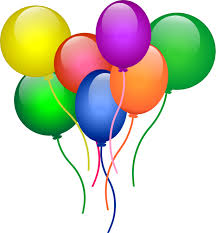
#> input picture p2/data/demosaic/balloon.jpeg, 216 x 233 px
$ python evalDemosaicing.py
#> lines starting #> are read from the running program, lines starting #| are printed output that depends on the picture
### p3/code/utils.py
import numpy as np
import os
import errno
import matplotlib.pyplot as plt

def imread(path):
    img = plt.imread(path).astype(float)

    #Remove alpha channel if it exists
    if img.ndim > 2 and img.shape[2] == 4:
        img = img[:, :, 0:3]
    #Puts images values in range [0,1]
    if img.max() > 1.0:
        img /= 255.0

    return img


def mkdir(dirpath):
    if not os.path.exists(dirpath):
        try:
            os.makedirs(dirpath)
        except OSError as e:
            if e.errno != errno.EEXIST:
                raise
    else:
        print "Directory {} already exists.".format(dirpath)


#Thanks to ali_m from https://stackoverflow.com/questions/17190649
# [14 lines left out: function gaussian, not called in this run]

### p2/code/mosaicImage.py
# This code is part of:
#
#   CMPSCI 670: Computer Vision, Spring 2018
#   University of Massachusetts, Amherst
#   Instructor: Subhransu Maji

import numpy as np

def mosaicImage(img):
    ''' Computes the mosaic of an image.

    mosaicImage computes the response of the image under a Bayer filter.

    Args:
        img: NxMx3 numpy array (image).

    Returns:
        NxM image where R, G, B channels are sampled according to RGRG in the
        top left.
    '''

    image_height, image_width, num_channels = img.shape
    assert(num_channels == 3) #Checks if it is a color image

    #Green channel. It will be overwritten by the red and blue.
    mos_img = img[:, :, 1]
    #Red channel (odds rows and columns)
    mos_img[0:image_height:2, 0:image_width:2] = img[0:image_height:2, 0:image_width:2, 0]
    #Blue channel (even rows and columns)
    mos_img[1:image_height:2, 1:image_width:2] = img[1:image_height:2, 1:image_width:2, 2]

    return mos_img

### p2/code/demosaicImage.py
# This code is part of:
#
#   CMPSCI 670: Computer Vision, Fall 2018
#   University of Massachusetts, Amherst
#   Instructor: Subhransu Maji
#
#   Homework 1

import numpy as np

def demosaicImage(image, method='nn'):
    ''' Demosaics image.

    Args:
        img: np.array of size NxM.
        method: demosaicing method (baseline or nn).

    Returns:
        Color image of size NxMx3 computed using method.
    '''
    # print(image.shape, (image[0]))

    if method.lower() == "baseline":
        return demosaicBaseline(image.copy())
    elif method.lower() == 'nn':
        return demosaicNN(image.copy()) # Implement this
    elif method.lower() == 'linear':
        return demosaicLinear(image.copy()) # Implement this
    elif method.lower() == 'adagrad':
        return demosaicAdagrad(image.copy()) # Implement this
    else:
        raise ValueError("method {} unkown.".format(method))


# [36 lines left out: function demosaicBaseline, not called in this run]


def demosaicNN(img):
    '''Nearest neighbor demosaicing.

    Args:
        img: np.array of size NxM.
    '''

    final_img = np.zeros((img.shape[0], img.shape[1], 3), dtype = float)
    # print(final_img.shape)
    # img = np.expand_dims(img, axis=2)
    print(img.shape)

    for i in range(img.shape[0]):
        for j in range(img.shape[1]):
            if(i%2 == 0 and j%2==0):
                try:
                    final_img[i,j,1] = float((img[i,j+1] +img[i+1, j])/2)
                    final_img[i, j, 0] = img[i+1, j + 1]
                    final_img[i,j,2] = img[i,j]
                except:
                    final_img[i, j, 1] = float((img[i, j - 1] + img[i - 1, j]) / 2)
                    final_img[i, j, 0] = float((img[i - 1, j - 1]))
                    final_img[i, j, 2] = img[i, j]

            elif (i % 2 == 1 and j % 2 == 1):
                try:
                    final_img[i, j, 1] = float((img[i, j + 1] + img[i + 1, j]) / 2)
                    final_img[i, j, 2] = img[i + 1, j + 1]
                    final_img[i, j, 0] = img[i, j]
                except:
                    final_img[i, j, 1] = float((img[i, j - 1] + img[i - 1, j]) / 2)
                    final_img[i, j, 2] = float((img[i - 1, j - 1]))
                    final_img[i, j, 0] = img[i, j]
    print((final_img))
    exit(0)
    return 0


# [16 lines left out: functions demosaicLinear, demosaicAdagrad, not called in this run]

### p2/code/runDemosaicing.py
# This code is part of:
#
#   CMPSCI 670: Computer Vision, Fall 2018
#   University of Massachusetts, Amherst
#   Instructor: Subhransu Maji

import numpy as np
from utils import *
from mosaicImage import *
from demosaicImage import *

def runDemosaicing(imgpath, method, display):
    ''' Simulates mosaicing and demosaicing.

    Args:
        imgpath : str
            Path to an image.
        method : str
            'baseline' or 'nn'.
        display : bool
            True if one wishes to see demosaicing results and error.
            False otherwise.

    Returns:
        (error, output) : (float, np.array)
            Error and demosaiced image.

    '''

    #Load ground truth image
    gt = imread(imgpath)
    #Create a mosaiced image
    input_img = mosaicImage(gt.copy())
    #Compute a demosaiced image
    output = demosaicImage(input_img, method)
    #Sanity check.
    assert (output.shape == gt.shape)

    #Compute error.
    pixel_error = np.abs(gt - output)
    error = pixel_error.mean()

    #Visualize errors if display is set.
    if display:
        plt.figure(1)
        plt.clf()

        plt.subplot(131)
        plt.title('Input image'); plt.imshow(gt); plt.axis('off')

        plt.subplot(132)
        plt.title('Output'); plt.imshow(output); plt.axis('off')

        plt.subplot(133)
        plt.title('Error'); plt.imshow(pixel_error); plt.axis('off')

        plt.show()

    return error, output

### p2/code/evalDemosaicing.py
# This code is part of:
#
#   CMPSCI 670: Computer Vision, Fall 2018
#   University of Massachusetts, Amherst
#   Instructor: Subhransu Maji
#

import os
import time
import numpy as np
import matplotlib.pyplot as plt
import sys

from runDemosaicing import *
from utils import *

#Path to your data directory
data_dir = os.path.join('..', 'data', 'demosaic')

#Path to your output directory
out_dir = os.path.join('..', 'output', 'demosaic')
mkdir(out_dir)

#List of images
image_names = ['balloon.jpeg','cat.jpg', 'ip.jpg',
            'puppy.jpg', 'squirrel.jpg', 'pencils.jpg',
            'house.png', 'light.png', 'sails.png', 'tree.jpeg'];

#List of methods you have to implement
methods = ['nn']#['baseline', 'nn', 'linear', 'adagrad'] #Add other methods to this list.

#Global variables.
display = True
error = np.zeros((len(image_names), len(methods)))

#Loop over methods and print results
sys.stdout.write('-'*50 + '\n')
sys.stdout.write('# \t image \t')
for m in methods:
    sys.stdout.write('\t {}'.format(m))
sys.stdout.write('\n')


sys.stdout.write('-'*50 + '\n')
for i, imgname in enumerate(image_names):
    sys.stdout.write('{} \t {}'.format(i, imgname))
    for j, m in enumerate(methods):
        imgpath = os.path.join(data_dir, imgname)

        err, color_img = runDemosaicing(imgpath, m, display)
#> in mosaicImage, `mos_img = img[:, :, 1]`:
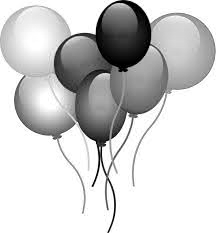
#> mos_img: shape (233, 216) float64; min 0, max 1, mean 0.812
#> in mosaicImage, `mos_img[1:image_height:2, 1:image_width:2] = img[1:image_height:2, 1:i..`:
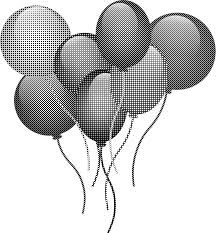
#> mos_img: shape (233, 216) float64; min 0, max 1, mean 0.792
#| (233, 216)
#> after the loop in demosaicNN, `for i in range(img.shape[0]):`:
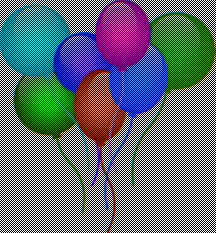
#> final_img: shape (233, 216, 3) float64; mean of channels 0, 1, 2 0.366, 0.406, 0.405; drawn as R, G, B
#> (printed output is left out)
#> (the program exits here)
